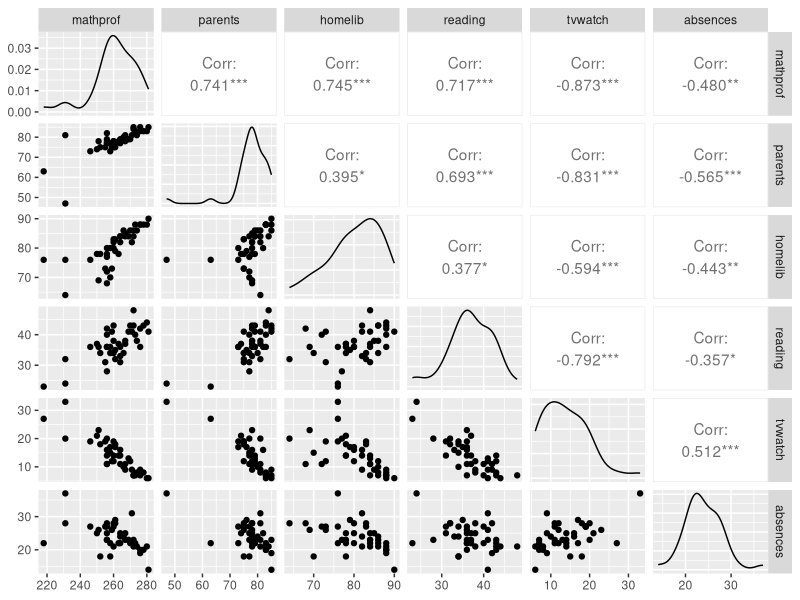

Source code (R):
## ---- chunk 1
knitr::opts_chunk$set(echo = TRUE,eval = TRUE, comment = NA,warning=F,message=F)

## ---- chunk 2
# packages
library(dplyr)
library(ggplot2)
library(GGally)

## ---- chunk 3
mathprofdata<-read.csv("./mathprofdata.csv")
## ---- chunk 4

ggpairs(mathprofdata)

## ---- chunk 5
fit<-lm(mathprof~parents+homelib+reading+tvwatch+absences,mathprofdata)
summary(fit)
